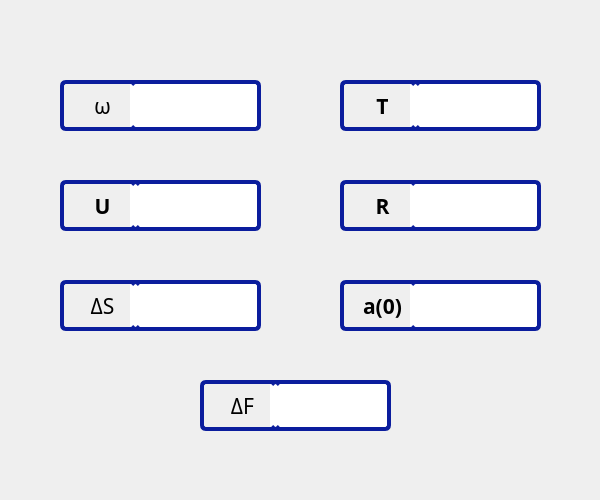
<?xml version="1.0" encoding="UTF-8"?>
<ui version="4.0">
 <class>MainWindow</class>
 <widget class="QMainWindow" name="MainWindow">
  <property name="geometry">
   <rect>
    <x>0</x>
    <y>0</y>
    <width>600</width>
    <height>500</height>
   </rect>
  </property>
  <property name="sizePolicy">
   <sizepolicy hsizetype="Fixed" vsizetype="Fixed">
    <horstretch>0</horstretch>
    <verstretch>0</verstretch>
   </sizepolicy>
  </property>
  <property name="minimumSize">
   <size>
    <width>600</width>
    <height>500</height>
   </size>
  </property>
  <property name="maximumSize">
   <size>
    <width>600</width>
    <height>500</height>
   </size>
  </property>
  <property name="font">
   <font>
    <family>Goudy Old Style</family>
    <pointsize>16</pointsize>
    <weight>75</weight>
    <bold>true</bold>
   </font>
  </property>
  <property name="windowTitle">
   <string>Physical simulation of motion</string>
  </property>
  <property name="windowIcon">
   <iconset resource="../Resurces/res.qrc">
    <normaloff>:/Resurses_2/icon.png</normaloff>:/Resurses_2/icon.png</iconset>
  </property>
  <property name="styleSheet">
   <string notr="true">background-image: url(:/Resurses_2/ФонБезВотерки.jpg);</string>
  </property>
  <widget class="QWidget" name="centralwidget">
   <widget class="QLabel" name="label">
    <property name="geometry">
     <rect>
      <x>60</x>
      <y>80</y>
      <width>81</width>
      <height>51</height>
     </rect>
    </property>
    <property name="font">
     <font>
      <family>Goudy Old Style</family>
      <pointsize>16</pointsize>
      <weight>50</weight>
      <bold>false</bold>
     </font>
    </property>
    <property name="styleSheet">
     <string notr="true">background-image: url(:/Resurses_2/кремовый.jpg);
border-top: 4px solid #0B1D9D;
border-left: 4px solid #0B1D9D;
border-bottom: 4px solid #0B1D9D;
border-radius: 6px;</string>
    </property>
    <property name="text">
     <string>ω</string>
    </property>
    <property name="alignment">
     <set>Qt::AlignCenter</set>
    </property>
   </widget>
   <widget class="QLineEdit" name="circle_out_angle_speed">
    <property name="geometry">
     <rect>
      <x>130</x>
      <y>80</y>
      <width>131</width>
      <height>51</height>
     </rect>
    </property>
    <property name="font">
     <font>
      <family>Goudy Old Style</family>
      <pointsize>16</pointsize>
      <weight>75</weight>
      <bold>true</bold>
     </font>
    </property>
    <property name="styleSheet">
     <string notr="true">background-image: url(:/Resurses_2/кремовый.jpg);
border-top: 4px solid #0B1D9D;
border-right: 4px solid #0B1D9D;
border-bottom: 4px solid #0B1D9D;
border-radius: 6px;</string>
    </property>
    <property name="text">
     <string/>
    </property>
    <property name="alignment">
     <set>Qt::AlignCenter</set>
    </property>
   </widget>
   <widget class="QLineEdit" name="circle_out_T">
    <property name="geometry">
     <rect>
      <x>410</x>
      <y>80</y>
      <width>131</width>
      <height>51</height>
     </rect>
    </property>
    <property name="font">
     <font>
      <family>Goudy Old Style</family>
      <pointsize>16</pointsize>
      <weight>75</weight>
      <bold>true</bold>
     </font>
    </property>
    <property name="styleSheet">
     <string notr="true">background-image: url(:/Resurses_2/кремовый.jpg);
border-top: 4px solid #0B1D9D;
border-right: 4px solid #0B1D9D;
border-bottom: 4px solid #0B1D9D;
border-radius: 6px;</string>
    </property>
    <property name="text">
     <string/>
    </property>
    <property name="alignment">
     <set>Qt::AlignCenter</set>
    </property>
   </widget>
   <widget class="QLabel" name="label_2">
    <property name="geometry">
     <rect>
      <x>340</x>
      <y>80</y>
      <width>81</width>
      <height>51</height>
     </rect>
    </property>
    <property name="font">
     <font>
      <family>Goudy Old Style</family>
      <pointsize>16</pointsize>
      <weight>75</weight>
      <bold>true</bold>
     </font>
    </property>
    <property name="styleSheet">
     <string notr="true">background-image: url(:/Resurses_2/кремовый.jpg);
border-top: 4px solid #0B1D9D;
border-left: 4px solid #0B1D9D;
border-bottom: 4px solid #0B1D9D;
border-radius: 6px;</string>
    </property>
    <property name="text">
     <string>T</string>
    </property>
    <property name="alignment">
     <set>Qt::AlignCenter</set>
    </property>
   </widget>
   <widget class="QLabel" name="label_3">
    <property name="geometry">
     <rect>
      <x>340</x>
      <y>180</y>
      <width>81</width>
      <height>51</height>
     </rect>
    </property>
    <property name="font">
     <font>
      <family>Goudy Old Style</family>
      <pointsize>16</pointsize>
      <weight>75</weight>
      <bold>true</bold>
     </font>
    </property>
    <property name="styleSheet">
     <string notr="true">background-image: url(:/Resurses_2/кремовый.jpg);
border-top: 4px solid #0B1D9D;
border-left: 4px solid #0B1D9D;
border-bottom: 4px solid #0B1D9D;
border-radius: 6px;</string>
    </property>
    <property name="text">
     <string>R</string>
    </property>
    <property name="alignment">
     <set>Qt::AlignCenter</set>
    </property>
   </widget>
   <widget class="QLineEdit" name="circle_out_speed">
    <property name="geometry">
     <rect>
      <x>130</x>
      <y>180</y>
      <width>131</width>
      <height>51</height>
     </rect>
    </property>
    <property name="font">
     <font>
      <family>Goudy Old Style</family>
      <pointsize>16</pointsize>
      <weight>75</weight>
      <bold>true</bold>
     </font>
    </property>
    <property name="styleSheet">
     <string notr="true">background-image: url(:/Resurses_2/кремовый.jpg);
border-top: 4px solid #0B1D9D;
border-right: 4px solid #0B1D9D;
border-bottom: 4px solid #0B1D9D;
border-radius: 6px;</string>
    </property>
    <property name="text">
     <string/>
    </property>
    <property name="alignment">
     <set>Qt::AlignCenter</set>
    </property>
   </widget>
   <widget class="QLabel" name="label_4">
    <property name="geometry">
     <rect>
      <x>60</x>
      <y>180</y>
      <width>81</width>
      <height>51</height>
     </rect>
    </property>
    <property name="font">
     <font>
      <family>Goudy Old Style</family>
      <pointsize>16</pointsize>
      <weight>75</weight>
      <italic>false</italic>
      <bold>true</bold>
     </font>
    </property>
    <property name="styleSheet">
     <string notr="true">background-image: url(:/Resurses_2/кремовый.jpg);
border-top: 4px solid #0B1D9D;
border-left: 4px solid #0B1D9D;
border-bottom: 4px solid #0B1D9D;
border-radius: 6px;</string>
    </property>
    <property name="text">
     <string>U</string>
    </property>
    <property name="alignment">
     <set>Qt::AlignCenter</set>
    </property>
   </widget>
   <widget class="QLineEdit" name="circle_out_radius">
    <property name="geometry">
     <rect>
      <x>410</x>
      <y>180</y>
      <width>131</width>
      <height>51</height>
     </rect>
    </property>
    <property name="font">
     <font>
      <family>Goudy Old Style</family>
      <pointsize>16</pointsize>
      <weight>75</weight>
      <bold>true</bold>
     </font>
    </property>
    <property name="styleSheet">
     <string notr="true">background-image: url(:/Resurses_2/кремовый.jpg);
border-top: 4px solid #0B1D9D;
border-right: 4px solid #0B1D9D;
border-bottom: 4px solid #0B1D9D;
border-radius: 6px;</string>
    </property>
    <property name="text">
     <string/>
    </property>
    <property name="alignment">
     <set>Qt::AlignCenter</set>
    </property>
   </widget>
   <widget class="QLabel" name="label_5">
    <property name="geometry">
     <rect>
      <x>340</x>
      <y>280</y>
      <width>81</width>
      <height>51</height>
     </rect>
    </property>
    <property name="font">
     <font>
      <family>Goudy Old Style</family>
      <pointsize>16</pointsize>
      <weight>75</weight>
      <bold>true</bold>
     </font>
    </property>
    <property name="styleSheet">
     <string notr="true">background-image: url(:/Resurses_2/кремовый.jpg);
border-top: 4px solid #0B1D9D;
border-left: 4px solid #0B1D9D;
border-bottom: 4px solid #0B1D9D;
border-radius: 6px;</string>
    </property>
    <property name="text">
     <string>a(0)</string>
    </property>
    <property name="alignment">
     <set>Qt::AlignCenter</set>
    </property>
   </widget>
   <widget class="QLineEdit" name="circle_out_del_power">
    <property name="geometry">
     <rect>
      <x>270</x>
      <y>380</y>
      <width>121</width>
      <height>51</height>
     </rect>
    </property>
    <property name="font">
     <font>
      <family>Goudy Old Style</family>
      <pointsize>16</pointsize>
      <weight>75</weight>
      <bold>true</bold>
     </font>
    </property>
    <property name="styleSheet">
     <string notr="true">background-image: url(:/Resurses_2/кремовый.jpg);
border-top: 4px solid #0B1D9D;
border-right: 4px solid #0B1D9D;
border-bottom: 4px solid #0B1D9D;
border-radius: 6px;</string>
    </property>
    <property name="text">
     <string/>
    </property>
    <property name="alignment">
     <set>Qt::AlignCenter</set>
    </property>
   </widget>
   <widget class="QLineEdit" name="circle_out_del_way">
    <property name="geometry">
     <rect>
      <x>130</x>
      <y>280</y>
      <width>131</width>
      <height>51</height>
     </rect>
    </property>
    <property name="font">
     <font>
      <family>Goudy Old Style</family>
      <pointsize>16</pointsize>
      <weight>75</weight>
      <bold>true</bold>
     </font>
    </property>
    <property name="styleSheet">
     <string notr="true">background-image: url(:/Resurses_2/кремовый.jpg);
border-top: 4px solid #0B1D9D;
border-right: 4px solid #0B1D9D;
border-bottom: 4px solid #0B1D9D;
border-radius: 6px;</string>
    </property>
    <property name="text">
     <string/>
    </property>
    <property name="alignment">
     <set>Qt::AlignCenter</set>
    </property>
   </widget>
   <widget class="QLabel" name="label_6">
    <property name="geometry">
     <rect>
      <x>200</x>
      <y>380</y>
      <width>81</width>
      <height>51</height>
     </rect>
    </property>
    <property name="font">
     <font>
      <family>Goudy Old Style</family>
      <pointsize>16</pointsize>
      <weight>50</weight>
      <bold>false</bold>
     </font>
    </property>
    <property name="styleSheet">
     <string notr="true">background-image: url(:/Resurses_2/кремовый.jpg);
border-top: 4px solid #0B1D9D;
border-left: 4px solid #0B1D9D;
border-bottom: 4px solid #0B1D9D;
border-radius: 6px;</string>
    </property>
    <property name="text">
     <string>ΔF</string>
    </property>
    <property name="alignment">
     <set>Qt::AlignCenter</set>
    </property>
   </widget>
   <widget class="QLabel" name="label_7">
    <property name="geometry">
     <rect>
      <x>60</x>
      <y>280</y>
      <width>81</width>
      <height>51</height>
     </rect>
    </property>
    <property name="font">
     <font>
      <family>Goudy Old Style</family>
      <pointsize>16</pointsize>
      <weight>50</weight>
      <bold>false</bold>
     </font>
    </property>
    <property name="styleSheet">
     <string notr="true">background-image: url(:/Resurses_2/кремовый.jpg);
border-top: 4px solid #0B1D9D;
border-left: 4px solid #0B1D9D;
border-bottom: 4px solid #0B1D9D;
border-radius: 6px;</string>
    </property>
    <property name="text">
     <string>ΔS</string>
    </property>
    <property name="alignment">
     <set>Qt::AlignCenter</set>
    </property>
   </widget>
   <widget class="QLineEdit" name="circle_out_acceleration_start">
    <property name="geometry">
     <rect>
      <x>410</x>
      <y>280</y>
      <width>131</width>
      <height>51</height>
     </rect>
    </property>
    <property name="font">
     <font>
      <family>Goudy Old Style</family>
      <pointsize>16</pointsize>
      <weight>75</weight>
      <bold>true</bold>
     </font>
    </property>
    <property name="styleSheet">
     <string notr="true">background-image: url(:/Resurses_2/кремовый.jpg);
border-top: 4px solid #0B1D9D;
border-right: 4px solid #0B1D9D;
border-bottom: 4px solid #0B1D9D;
border-radius: 6px;</string>
    </property>
    <property name="text">
     <string/>
    </property>
    <property name="alignment">
     <set>Qt::AlignCenter</set>
    </property>
   </widget>
  </widget>
 </widget>
 <resources>
  <include location="../Resurces/res.qrc"/>
 </resources>
 <connections/>
</ui>
